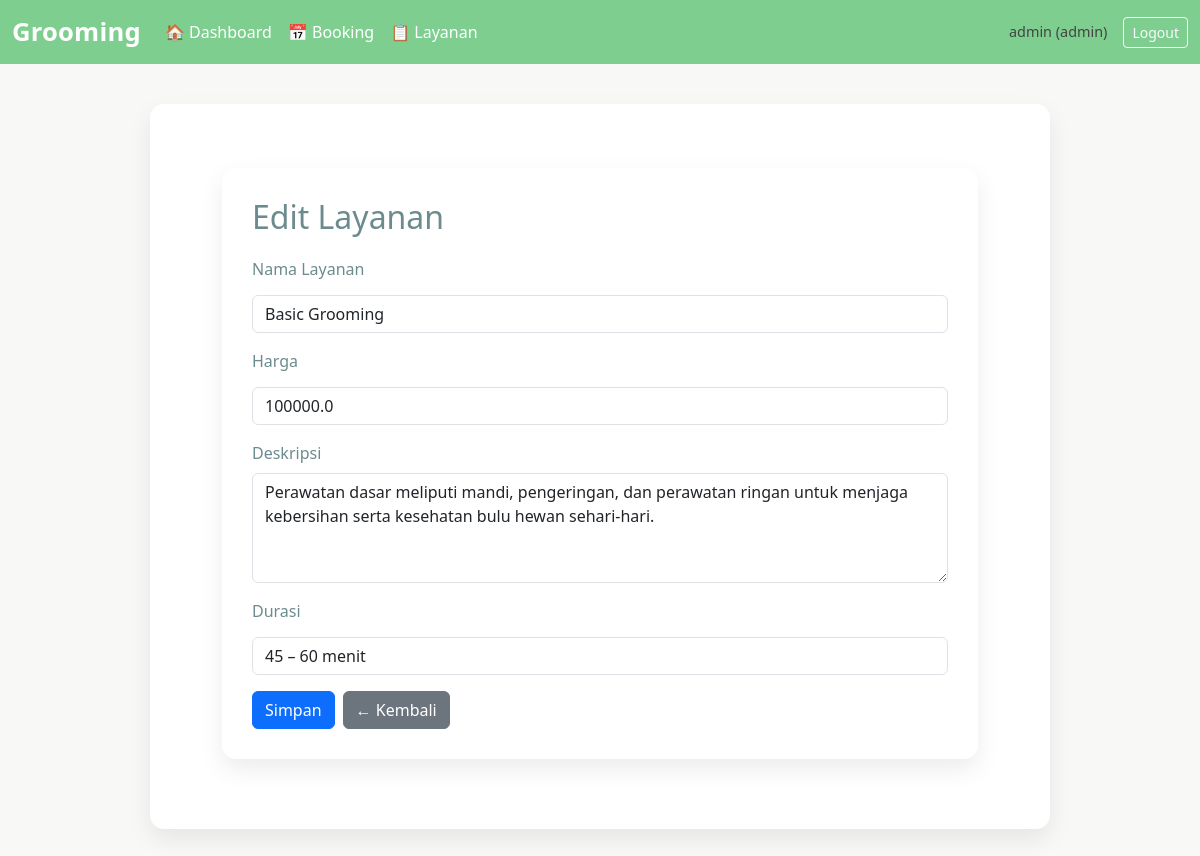
The page /services/edit/1 (signed in) on the database its author committed.
### app.py (models this page shows, shortened)
class User(UserMixin, db.Model):
    id = db.Column(db.Integer, primary_key=True)
    username = db.Column(db.String(100), unique=True, nullable=False)
    password_hash = db.Column(db.String(200), nullable=False)
    role = db.Column(db.String(10), nullable=False)

class Service(db.Model):
    id = db.Column(db.Integer, primary_key=True)
    name = db.Column(db.String(100), nullable=False)
    price = db.Column(db.Float, nullable=False)
    description = db.Column(db.String(255), nullable=True)
    duration = db.Column(db.String(50), nullable=True)

### app.py (the view, shortened to what this page needs)
@app.route('/services/edit/<int:id>', methods=['GET', 'POST'])
@login_required
def edit_service(id):
    if current_user.role != 'admin':
        return redirect(url_for('services_page'))
    svc = Service.query.get_or_404(id)
    return render_template('edit_service.html', service=svc)

### app.py (called while the page is built)
@login_manager.user_loader
def load_user(user_id):
    return User.query.get(int(user_id))

### templates/edit_service.html (shortened to what this page needs)
{% extends 'base.html' %}
{% block content %}
<div class="container">
  <h2>Edit Layanan</h2>
  <form method="post">
    <div class="mb-3">
      <label class="form-label">Nama Layanan</label>
      <input name="name" class="form-control" value="{{ service.name }}" required>
    </div>
    <div class="mb-3">
      <label class="form-label">Harga</label>
      <input name="price" type="number" class="form-control" value="{{ service.price }}" required>
    </div>
    <div class="mb-3">
      <label class="form-label">Deskripsi</label>
      <textarea name="description" class="form-control" rows="4">{{ service.description }}</textarea>
    </div>
    <div class="mb-3">
      <label class="form-label">Durasi</label>
      <input name="duration" class="form-control" value="{{ service.duration }}">
    </div>
    <div class="d-flex">
      <button class="btn btn-primary">Simpan</button>
      <a class="btn btn-secondary ms-2" href="{{ url_for('services_page') }}">← Kembali</a>
    </div>
  </form>
</div>
{% endblock %}

### templates/base.html (shortened to what this page needs)
<!DOCTYPE html>
<html lang="id">
<head>
    <link href="https://cdn.jsdelivr.net/npm/bootstrap@5.3.0/dist/css/bootstrap.min.css" rel="stylesheet">
    <link rel="stylesheet" href="{{ url_for('static', filename='style.css') }}">
</head>
<body>
<nav class="navbar navbar-expand-lg navbar-custom">
  <div class="container-fluid">
    <a class="navbar-brand text-success" href="{{ url_for('dashboard') }}">Grooming</a>
    <div class="collapse navbar-collapse" id="navMain">
      <ul class="navbar-nav me-auto mb-2 mb-lg-0">
        <li class="nav-item"><a class="nav-link {% if request.path==url_for('dashboard') %}active{% endif %}" href="{{ url_for('dashboard') }}">🏠 Dashboard</a></li>
        <li class="nav-item"><a class="nav-link {% if request.path.startswith(url_for('booking')) or request.path==url_for('manage_bookings') %}active{% endif %}" href="{{ url_for('booking') }}">📅 Booking</a></li>
        <li class="nav-item"><a class="nav-link {% if request.path==url_for('services_page') %}active{% endif %}" href="{{ url_for('services_page') }}">📋 Layanan</a></li>
      </ul>
      <div class="d-flex align-items-center">
        <div class="nav-user me-3">{{ current_user.username }} ({{ current_user.role }})</div>
        <a class="btn btn-outline-light btn-sm" href="{{ url_for('logout') }}">Logout</a>
      </div>
    </div>
  </div>
</nav>
<main class="container container-main">
    {% block content %}{% endblock %}
</main>
</body>
</html>

### static/style.css (style rules this page uses)
body { font-family: 'Segoe UI', Tahoma, sans-serif; background: #f8f9f7; margin: 0; padding: 0; color: #444; }
h1, h2 { color: #6c8b8e; }
a { text-decoration: none; color: #6c8b8e; }
.container { width: 90%; max-width: 900px; margin: 40px auto; background: #ffffff; padding: 30px; border-radius: 14px; box-shadow: 0 10px 25px rgba(0,0,0,0.08); }
button { background: #b8d8d8; border: none; padding: 10px 18px; border-radius: 8px; color: #355f5b; cursor: pointer; font-size: 14px; }
form { margin-top: 20px; }
input, select { width: 100%; padding: 10px; margin-top: 6px; margin-bottom: 16px; border-radius: 8px; border: 1px solid #ddd; }
label { font-weight: 500; color: #6c8b8e; }
.navbar-custom { background:#7ecf8f; }
.navbar-custom .navbar-brand, .navbar-custom .nav-link { color: #fff !important }
.navbar-custom .nav-link { color: #fff !important; padding:8px 10px; border-radius:8px }

### templates/base.html (style rules this page uses)
.nav-user { font-size:0.9rem }
.container-main { padding-top:24px }
.navbar-brand { font-weight:900; font-size:1.6rem; letter-spacing:0.2px }

### rows shown on the page
User: username "admin", role "admin"
Service: name "Basic Grooming", price "100000.0", description "Perawatan dasar meliputi mandi, pengeringan, dan perawatan ringan untuk menjaga kebersihan serta kesehatan bulu hewan sehari-hari.", duration "45 – 60 menit"
